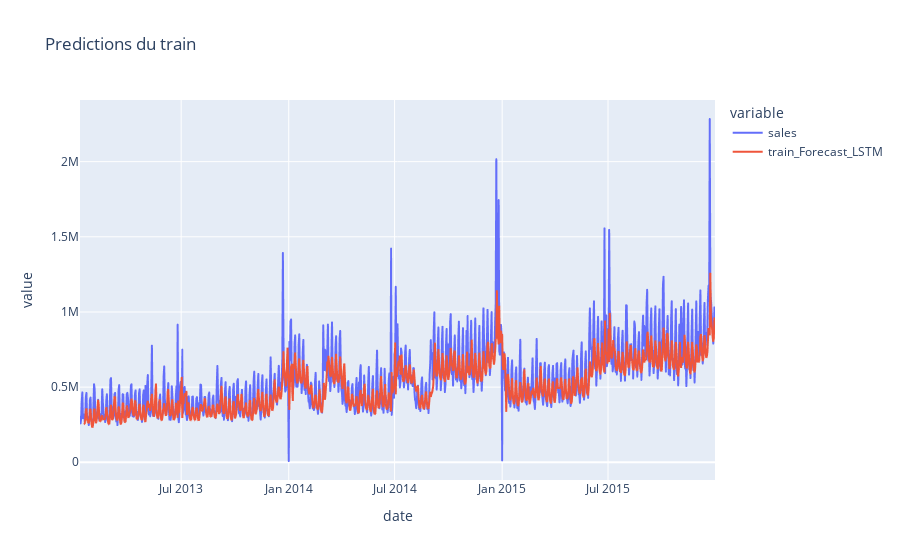

The cell this chart's notebook holds for it:
### Code cell
fig = px.line(series_train, x='date', y=['sales', 'train_Forecast_LSTM'],title="Predictions du train")
fig.show()

### Figure 1 — Plotly figure (JSON) as saved in the notebook; plotly's stock layout.template omitted (floating-point values rounded to 4 significant figures; data arrays with more than 128 entries replaced by an {"elided": "..."} marker saying what was removed)
{"data": [{"hovertemplate": "variable=sales<br>date=%{x}<br>value=%{y}<extra></extra>", "legendgroup": "sales", "line": {"color": "#636efa", "dash": "solid"}, "marker": {"symbol": "circle"}, "mode": "lines", "name": "sales", "showlegend": true, "type": "scattergl", "x": {"elided": "1084 str values"}, "xaxis": "x", "y": {"elided": "1084 float values"}, "yaxis": "y"}, {"hovertemplate": "variable=train_Forecast_LSTM<br>date=%{x}<br>value=%{y}<extra></extra>", "legendgroup": "train_Forecast_LSTM", "line": {"color": "#EF553B", "dash": "solid"}, "marker": {"symbol": "circle"}, "mode": "lines", "name": "train_Forecast_LSTM", "showlegend": true, "type": "scattergl", "x": {"elided": "1084 str values"}, "xaxis": "x", "y": {"elided": "1084 float values"}, "yaxis": "y"}], "layout": {"legend": {"title": {"text": "variable"}, "tracegroupgap": 0}, "title": {"text": "Predictions du train"}, "xaxis": {"anchor": "y", "domain": [0, 1], "title": {"text": "date"}}, "yaxis": {"anchor": "x", "domain": [0, 1], "title": {"text": "value"}}}}
